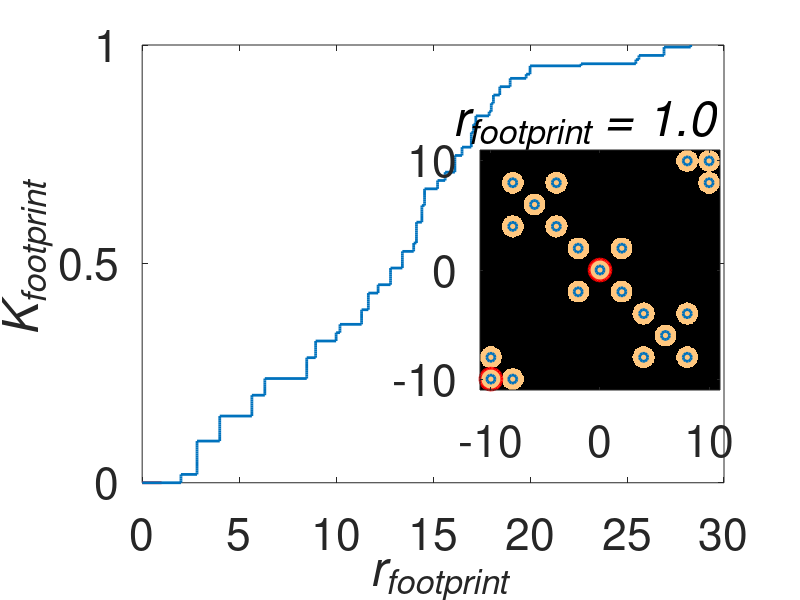

This figure's MATLAB source:
function Plot_K_footprintVIDEO(sensors)
% Makes movie showing the effect of varying K_footprint
set(0,'defaultaxesfontsize',32);
set(0,'defaulttextfontsize',32);
%
% \begin{equation}
% K_{footprint} = \frac{2}{N^2-N}  \sum_{i=1}^N \sum_{j=i+1}^N \left(  \left\| p_i - p_j \right\| _2  \le r_{footprint} \right).
% \end{equation}
if nargin <1
    sensors=[0,0;-2,2;2,2;-2,-2;2,-2;-6,6;-8,8;-4,8;-8,4;-4,4;6,-6;8,-8;4,-8;8,-4;4,-4;-10,-10;10,10;-8,-10;-10,-8;8,10;10,8];%Intresting points
end


%  MOVIE_NAME = 'KfootprintMovie';
   fig = figure(1);
    clf
   set(fig,'Units','normalized','outerposition',[0 0 1 1],'NumberTitle','off','MenuBar','none','color','w');
%     writerObj = VideoWriter(MOVIE_NAME,'MPEG-4');%http://www.mathworks.com/help/matlab/ref/videowriterclass.html
%     set(writerObj,'Quality',100);
%     open(writerObj);

 range = 1;%[1:0.1:30,30:-1:1];

for r_footprint = range
figure(fig)
clf
D = pdist(sensors);  %pairwise distances
dval = sort(D);
n = numel(dval);

[~,in] = find(dval>=r_footprint,1,'first');
if isempty(in)
    in = n;
end
%0.095258*
plot( r_footprint*[0,1,1],(in-1)/n*[1,1,0],'r','LineWidth',2)
hold on
stairs([0,dval],(0:n)/n,'linewidth',2)
xlabel('\it r_{footprint}')
ylabel('\it K_{footprint}')
set(gca,'Ytick',[0,.5,1])
% figure(2)
% clf
axes('Position',[0.55,0.35,0.4,0.4])
%make out interesting function
szInteresting = 400;
phi = zeros(szInteresting,szInteresting);
%these are interesting!!!
[mX,mY] = meshgrid(linspace(-11,11,szInteresting),linspace(-11,11,szInteresting)); %making the grid
for m = 1:size(sensors,1)
    h = 1.25;
    phi=phi+TransmissionCostCalc(h,sensors(m,1), sensors(m,2),6, mX, mY,r_footprint);
end
imagesc(mX(1,:),mY(:,1),phi);
hold on
    set(gca,'YDir','normal');
    %colormap lines
    %caxis([0,21])
    colormap copper
    
    th = linspace(0,2*pi,50);
plot(r_footprint*cos(th)-10,r_footprint*sin(th)-10,'r','LineWidth',2);
plot(r_footprint*cos(th),r_footprint*sin(th),'r','LineWidth',2);
plot( sensors(:,1),sensors(:,2), 'o','LineWidth',2)
set(gca,'Xtick',[-10,0,10],'Ytick',[-10,0,10])
axis equal
axis(11*[-1,1,-1,1])


title(['\it r_{footprint} = ',num2str(r_footprint,'%4.1f\n')],  'Units', 'normalized', ...
'Position', [0 1], 'HorizontalAlignment','left' )

%pause(0.5)
           % (for each frame)
%             figure(fig)
            %axes('Position',[0,0,1,1])
           
           % set(gcf,'renderer','painters')   %optional line to remove antialiasing 
           % tfig = myaa(3);   %optional line 2
%             F = getframe(fig);
%             writeVideo(writerObj,F.cdata);
          %  close(tfig)

end

% title('finished')
% close(writerObj);
end


function [O] = TransmissionCostCalc(h, xs, ys, pow, xr, yr,r_footprint) %#ok<INUSL>
%  h is height of robot
% [xs,ys] center of sensor nodes,
% [xr,yr] are grid points
%Defining a function for the intresting points
% We would use it in waypointControlForPathPlaning as a function that
% generates intresting points for robots
%O = 1./(((h)^(2))+((xs-xr).^(2))+((ys-yr).^(2))).^((pow)/(2));
O =   1* ( ((xs-xr).^2+(ys-yr).^2)<r_footprint^2); %Binary cost -- is it better?
end

